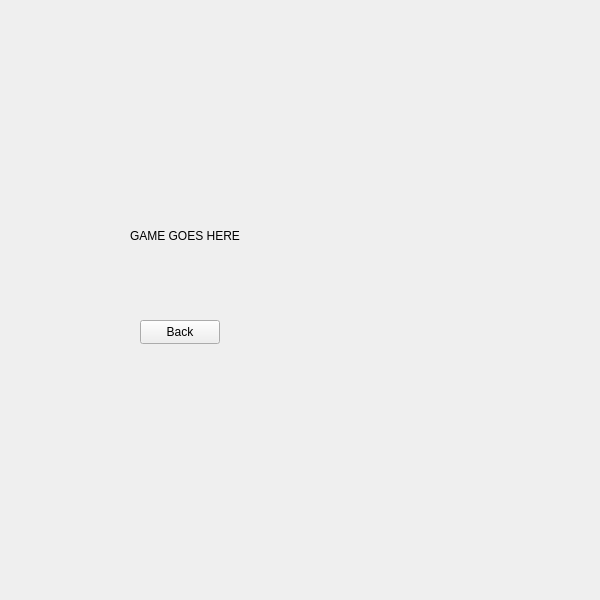
<?xml version="1.0" encoding="UTF-8"?>
<ui version="4.0">
 <class>maingame</class>
 <widget class="QWidget" name="maingame">
  <property name="geometry">
   <rect>
    <x>0</x>
    <y>0</y>
    <width>600</width>
    <height>600</height>
   </rect>
  </property>
  <property name="minimumSize">
   <size>
    <width>600</width>
    <height>600</height>
   </size>
  </property>
  <property name="maximumSize">
   <size>
    <width>600</width>
    <height>600</height>
   </size>
  </property>
  <property name="windowTitle">
   <string>Form</string>
  </property>
  <widget class="QLabel" name="label">
   <property name="geometry">
    <rect>
     <x>130</x>
     <y>180</y>
     <width>221</width>
     <height>111</height>
    </rect>
   </property>
   <property name="text">
    <string>GAME GOES HERE</string>
   </property>
  </widget>
  <widget class="QPushButton" name="backButton">
   <property name="geometry">
    <rect>
     <x>140</x>
     <y>320</y>
     <width>80</width>
     <height>24</height>
    </rect>
   </property>
   <property name="text">
    <string>Back</string>
   </property>
  </widget>
 </widget>
 <resources/>
 <connections/>
</ui>
